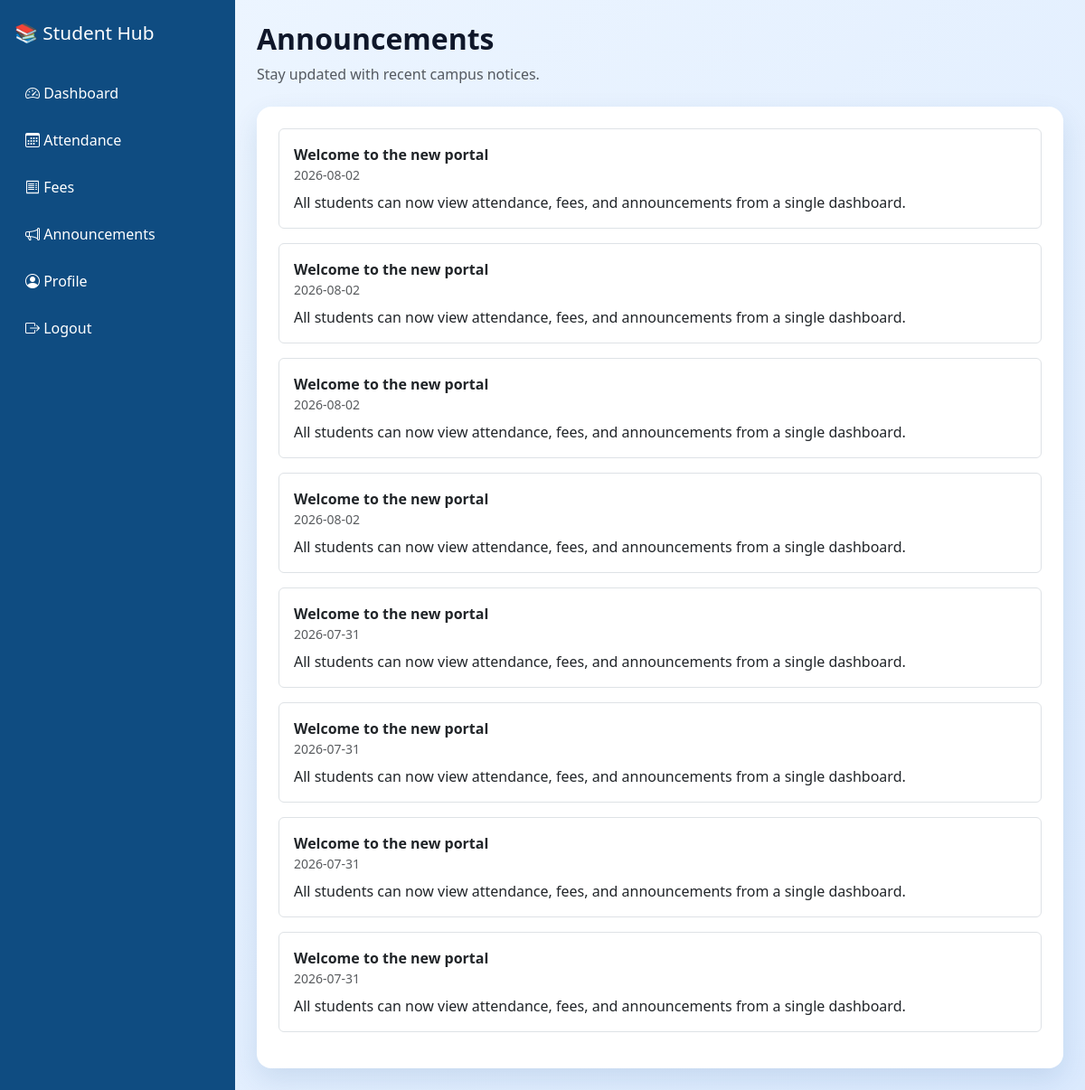
The app's page /student/announcements (signed in), older data.
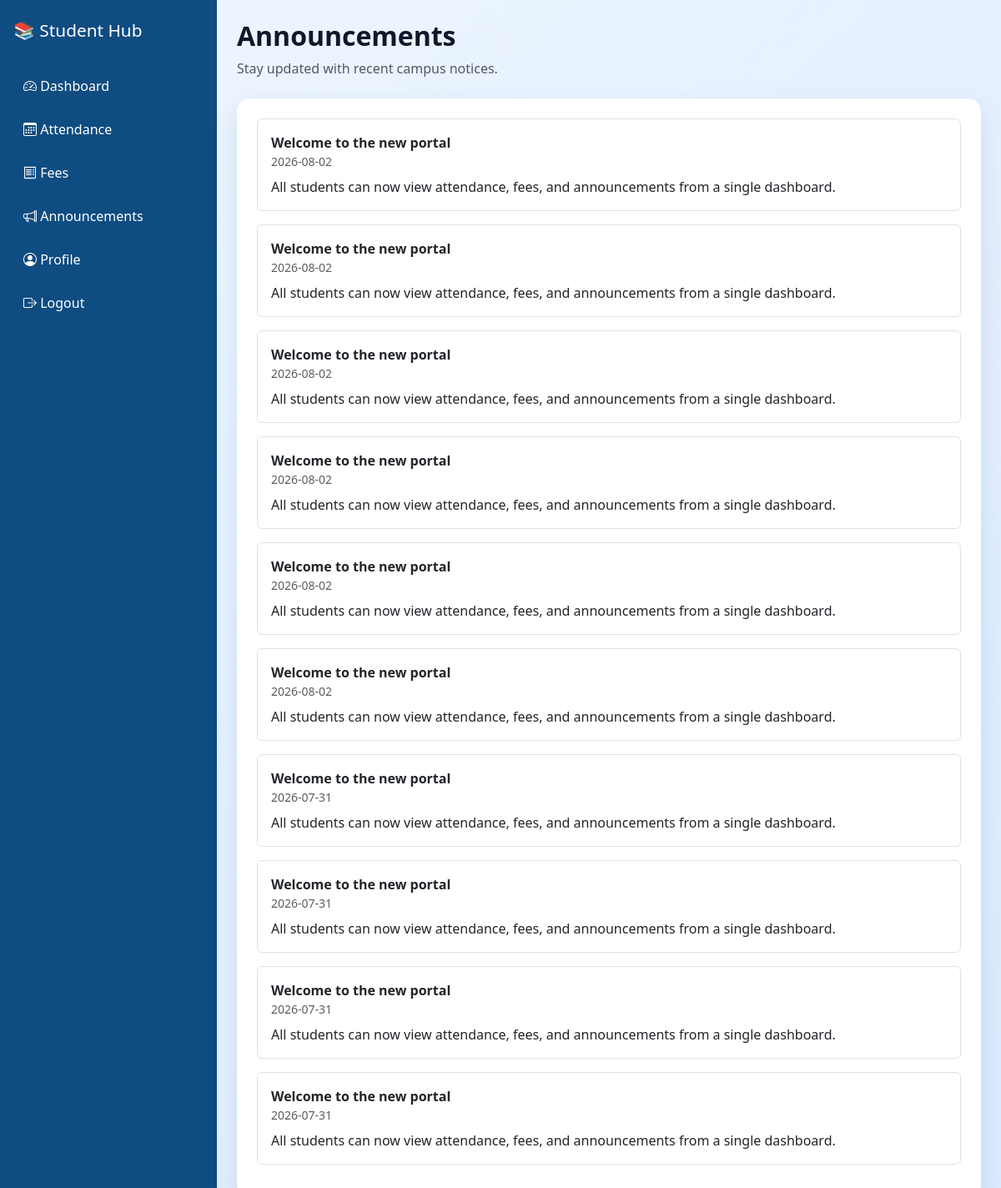
The same page, newer data.
### tables this page shows
CREATE TABLE announcements (
            id INTEGER PRIMARY KEY AUTOINCREMENT,
            title TEXT NOT NULL,
            message TEXT NOT NULL,
            created_at TEXT NOT NULL
        );

### app.py (the view)
@app.route("/student/announcements")
@login_required(role="student")
def student_announcements():
    db = get_db()
    announcements = db.execute("SELECT * FROM announcements ORDER BY id DESC").fetchall()
    return render_template("student_announcements.html", announcements=announcements)

### app.py (called while the page is built)
def get_db():
    if "db" not in g:
        conn = sqlite3.connect(app.config["DATABASE_PATH"])
        conn.row_factory = sqlite3.Row
        g.db = conn
    return g.db

def login_required(role=None):
    def decorator(view):
        @wraps(view)
        def wrapped(*args, **kwargs):
            if "user_id" not in session or "user_role" not in session:
                return redirect(url_for("login"))
            if role and session.get("user_role") != role:
                return redirect(url_for("dashboard") if session.get("user_role") == "admin" else url_for("student_dashboard"))
            return view(*args, **kwargs)
        return wrapped
    return decorator

### templates/student_announcements.html
{% extends 'base.html' %}
{% block content %}
<div class="mb-4"><h2 class="fw-bold">Announcements</h2><p class="text-muted">Stay updated with recent campus notices.</p></div>
<div class="card p-4">
  {% for announcement in announcements %}
    <div class="border rounded p-3 mb-3">
      <strong>{{ announcement.title }}</strong>
      <div class="text-muted small">{{ announcement.created_at }}</div>
      <div class="mt-2">{{ announcement.message }}</div>
    </div>
  {% endfor %}
</div>
{% endblock %}

Row changes from the older to the newer data that the page shows:
added announcements: title "Welcome to the new portal", created_at "2026-08-02", message "All students can now view attendance, fees, and announcements from a single dashboard."
added announcements: title "Welcome to the new portal", created_at "2026-08-02", message "All students can now view attendance, fees, and announcements from a single dashboard."
